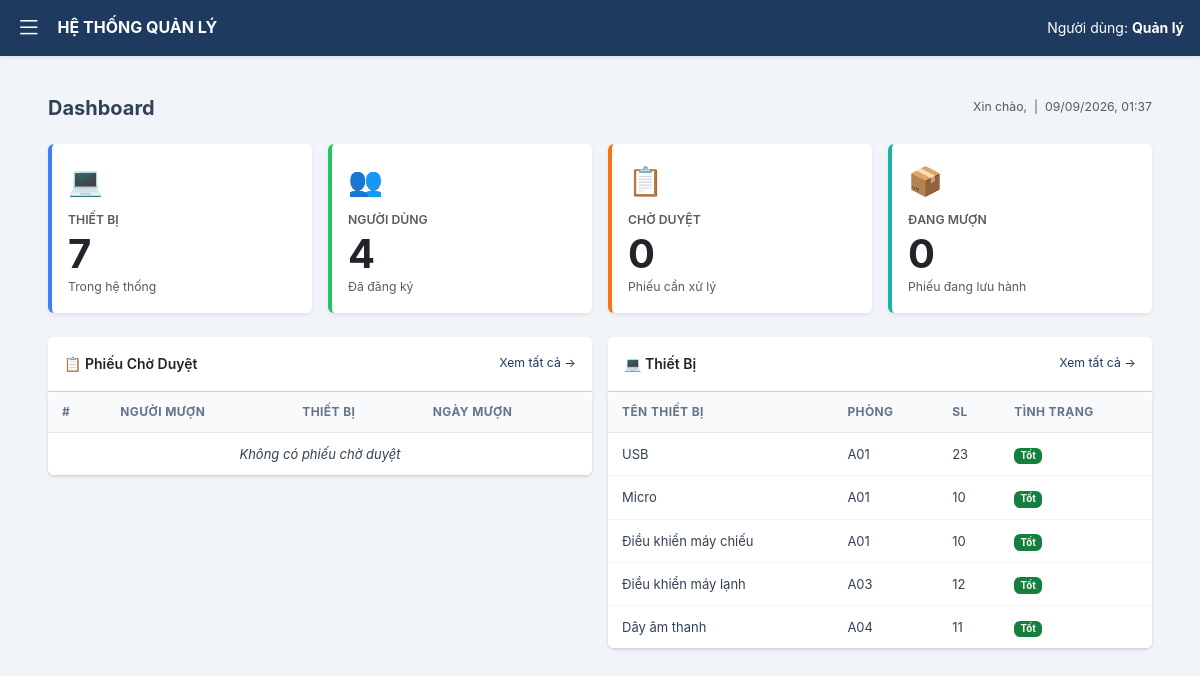
/admin.php (signed in), run on the app's committed database.
### tables this page shows
CREATE TABLE `thiet_bi` (
  `MaThietBi` varchar(20) NOT NULL,
  `MaPhong` varchar(20) NOT NULL,
  `TenThietBi` varchar(100) NOT NULL,
  `SoLuong` int(11) NOT NULL,
  `TinhTrang` varchar(50) NOT NULL
);

### dashboard.php (the view, shortened to what this page needs)
<?php
$hoTen = $_SESSION['fullname'] ?? $_SESSION['username'] ?? 'Admin';
$tongThietBi = $tongNguoiDung = $tongPhongLab = $choDuyet = $dangMuon = 0;
$r = @mysqli_query($conn, "SELECT COUNT(*) as t FROM thiet_bi");
if ($r) $tongThietBi = mysqli_fetch_assoc($r)['t'];
$r = @mysqli_query($conn, "SELECT COUNT(*) as t FROM nguoi_dung");
if ($r) $tongNguoiDung = mysqli_fetch_assoc($r)['t'];
$r = @mysqli_query($conn, "SELECT COUNT(*) as t FROM phieu_muon WHERE TrangThai = 'Chờ duyệt'");
if ($r) $choDuyet = mysqli_fetch_assoc($r)['t'];
$r = @mysqli_query($conn, "SELECT COUNT(*) as t FROM phieu_muon WHERE TrangThai = 'Duyệt mượn'");
if ($r) $dangMuon = mysqli_fetch_assoc($r)['t'];
$dsPhieu = [];
$dsThietBi = [];
$rTB = @mysqli_query($conn, "SELECT MaThietBi, TenThietBi, MaPhong, SoLuong, TinhTrang FROM thiet_bi LIMIT 5");
if ($rTB) while ($row = mysqli_fetch_assoc($rTB)) $dsThietBi[] = $row;
?>
<div class="container-fluid py-3 px-4">
    <div class="d-flex align-items-center justify-content-between mb-4">
        <h5 class="fw-bold mb-0">Dashboard</h5>
        <small class="text-muted">
            Xin chào, <strong><?= htmlspecialchars($hoTen) ?></strong>
            &nbsp;|&nbsp; <?= date('d/m/Y, H:i') ?>
        </small>
    </div>
    <div class="row g-3 mb-4">
        <div class="col-xl-3 col-md-6">
            <div class="card card-blue border-0 shadow-sm h-100">
                <div class="card-body">
                    <div class="fs-3 mb-2">💻</div>
                    <div class="text-muted small fw-semibold text-uppercase mb-1">Thiết Bị</div>
                    <div class="fs-1 fw-bold lh-1 mb-1"><?= $tongThietBi ?></div>
                    <div class="text-muted small">Trong hệ thống</div>
                </div>
            </div>
        </div>
        <div class="col-xl-3 col-md-6">
            <div class="card card-green border-0 shadow-sm h-100">
                <div class="card-body">
                    <div class="fs-3 mb-2">👥</div>
                    <div class="text-muted small fw-semibold text-uppercase mb-1">Người Dùng</div>
                    <div class="fs-1 fw-bold lh-1 mb-1"><?= $tongNguoiDung ?></div>
                    <div class="text-muted small">Đã đăng ký</div>
                </div>
            </div>
        </div>
        <div class="col-xl-3 col-md-6">
            <div class="card card-orange border-0 shadow-sm h-100">
                <div class="card-body">
                    <div class="fs-3 mb-2">📋</div>
                    <div class="text-muted small fw-semibold text-uppercase mb-1">Chờ Duyệt</div>
                    <div class="fs-1 fw-bold lh-1 mb-1"><?= $choDuyet ?></div>
                    <div class="text-muted small">Phiếu cần xử lý</div>
                </div>
            </div>
        </div>
        <div class="col-xl-3 col-md-6">
            <div class="card card-teal border-0 shadow-sm h-100">
                <div class="card-body">
                    <div class="fs-3 mb-2">📦</div>
                    <div class="text-muted small fw-semibold text-uppercase mb-1">Đang Mượn</div>
                    <div class="fs-1 fw-bold lh-1 mb-1"><?= $dangMuon ?></div>
                    <div class="text-muted small">Phiếu đang lưu hành</div>
                </div>
            </div>
        </div>
    </div>
    <div class="row g-3">
        <div class="col-lg-6">
            <div class="card border-0 shadow-sm">
                <div class="card-header bg-white d-flex justify-content-between align-items-center py-3">
                    <span class="fw-semibold">📋 Phiếu Chờ Duyệt</span>
                    <a href="admin.php?tab=choduyet" class="small text-primary text-decoration-none">Xem tất cả →</a>
                </div>
                <div class="card-body p-0">
                    <table class="table table-hover table-sm mb-0">
                        <thead class="table-light">
                            <tr>
                                <th class="ps-3">#</th>
                                <th>Người mượn</th>
                                <th>Thiết bị</th>
                                <th>Ngày mượn</th>
                            </tr>
                        </thead>
                        <tbody>
                            <?php if (empty($dsPhieu)): ?>
                                <tr><td colspan="4" class="text-center text-muted py-4 fst-italic">Không có phiếu chờ duyệt</td></tr>
                            <?php endif; ?>
                        </tbody>
                    </table>
                </div>
            </div>
        </div>
        <div class="col-lg-6">
            <div class="card border-0 shadow-sm">
                <div class="card-header bg-white d-flex justify-content-between align-items-center py-3">
                    <span class="fw-semibold">💻 Thiết Bị</span>
                    <a href="admin.php?tab=thietbi" class="small text-primary text-decoration-none">Xem tất cả →</a>
                </div>
                <div class="card-body p-0">
                    <table class="table table-hover table-sm mb-0">
                        <thead class="table-light">
                            <tr>
                                <th class="ps-3">Tên thiết bị</th>
                                <th>Phòng</th>
                                <th>SL</th>
                                <th>Tình trạng</th>
                            </tr>
                        </thead>
                        <tbody>
                            <?php if (empty($dsThietBi)): ?>
                                <tr><td colspan="4" class="text-center text-muted py-4 fst-italic">Chưa có thiết bị nào</td></tr>
                            <?php else: ?>
                                <?php foreach ($dsThietBi as $tb): ?>
                                <tr>
                                    <td class="ps-3"><?= htmlspecialchars($tb['TenThietBi']) ?></td>
                                    <td><?= htmlspecialchars($tb['MaPhong']) ?></td>
                                    <td><?= $tb['SoLuong'] ?></td>
                                    <td>
                                        <?php
                                            $tt  = $tb['TinhTrang'] ?? '';
                                            $cls = 'bg-success';
                                        ?>
                                        <span class="badge <?= $cls ?>"><?= htmlspecialchars($tt) ?></span>
                                    </td>
                                </tr>
                                <?php endforeach; ?>
                            <?php endif; ?>
                        </tbody>
                    </table>
                </div>
            </div>
        </div>
    </div>
</div>

### admin.css (style rules this page uses)
:root { --navy: #1e3a5f; --navy-dark: #152b47; --bg: #f0f2f5; --line: #e2e8f0; --text: #334155; --muted: #64748b; --green: #15803d; --green-bg: #dcfce7; --red: #b91c1c; --red-bg: #fee2e2; --amber: #b45309; --amber-bg: #fef3c7; --slate-50: #f8fafc; --slate-100: #f1f5f9; --slate-200: #e2e8f0; --slate-300: #cbd5e1; --slate-400: #94a3b8; --slate-500: #64748b; --slate-600: #475569; --slate-700: #334155; --slate-800: #1e293b; --blue-50: #eff6ff; --blue-100: #dbeafe; --blue-500: #3b82f6; --blue-700: #1d4ed8; --green-100: #dcfce7; --green-700: #15803d; --amber-100: #fef3c7; --amber-700: #b45309; --red-100: #fee2e2; --red-700: #b91c1c; --radius: 6px; --shadow-sm: 0 1px 3px rgba(0,0,0,.07), 0 1px 2px rgba(0,0,0,.04); --bs-primary: #1e3a5f; --bs-primary-rgb: 30,58,95; }
.text-primary { color: var(--navy) !important; }
.badge.bg-success { background-color: var(--green) !important; }
body { background: var(--bg); font-family: 'Segoe UI', system-ui, -apple-system, sans-serif; color: var(--text); }
.admin-content table, .data-table { width: 100%; border-collapse: collapse; background: #fff; }
.admin-content table thead th, .data-table thead th { background: var(--slate-50) !important; color: var(--muted) !important; font-size: 12px !important; font-weight: 700 !important; text-transform: uppercase; letter-spacing: .4px; padding: 11px 14px !important; border-bottom: 1px solid var(--line) !important; border-top: none !important; text-align: left !important; white-space: nowrap; vertical-align: middle !important; }
.admin-content table tbody td, .data-table tbody td { padding: 11px 14px !important; font-size: 13px !important; color: var(--text) !important; border-bottom: 1px solid var(--slate-100) !important; border-top: none !important; vertical-align: middle !important; }
.admin-content table tbody tr:last-child td { border-bottom: none !important; }
.card-blue { border-left: 4px solid #3b82f6 !important; }
.card-green { border-left: 4px solid #22c55e !important; }
.card-orange { border-left: 4px solid #f97316 !important; }
.card-teal { border-left: 4px solid #14b8a6 !important; }

### style.css (style rules this page uses)
:root { --navy-900: #0a1f3d; --navy-800: #1a3c6e; --navy-700: #1e4d91; --blue-500: #3b82f6; --blue-100: #dbeafe; --blue-50: #eff6ff; --slate-900: #0f172a; --slate-700: #334155; --slate-500: #64748b; --slate-400: #94a3b8; --slate-300: #cbd5e1; --slate-200: #e2e8f0; --slate-100: #f1f5f9; --slate-50: #f8fafc; --green-700: #15803d; --green-100: #dcfce7; --amber-700: #b45309; --amber-100: #fef3c7; --red-700: #b91c1c; --red-100: #fee2e2; --violet-700:#6d28d9; --violet-100:#ede9fe; --shadow-sm: 0 1px 3px rgba(15,23,42,.08), 0 1px 2px rgba(15,23,42,.04); --shadow-md: 0 4px 8px rgba(15,23,42,.08), 0 2px 4px rgba(15,23,42,.04); --radius: 6px; }
*, *::before, *::after { margin: 0; padding: 0; box-sizing: border-box; }
body { font-family: 'Inter', system-ui, -apple-system, 'Segoe UI', sans-serif; background: var(--slate-100); color: var(--slate-700); min-height: 100vh; font-size: 14px; line-height: 1.55; -webkit-font-smoothing: antialiased; }
table { width: 100%; border-collapse: collapse; background: #fff; border-radius: var(--radius); box-shadow: var(--shadow-sm); overflow: hidden; }
table thead th { background: var(--slate-50); padding: 11px 16px; text-align: left; font-size: 12px; font-weight: 700; color: var(--slate-500); border-bottom: 1px solid var(--slate-200); white-space: nowrap; }
table tbody td { padding: 12px 16px; font-size: 13.5px; color: var(--slate-700); border-bottom: 1px solid var(--slate-100); vertical-align: middle; }
table tbody tr:last-child td { border-bottom: none; }

### data on the page
thiet_bi: TenThietBi "USB", MaPhong "A01", SoLuong "23", TinhTrang "Tốt"
thiet_bi: TenThietBi "Micro", MaPhong "A01", SoLuong "10", TinhTrang "Tốt"
thiet_bi: TenThietBi "Điều khiển máy chiếu", MaPhong "A01", SoLuong "10", TinhTrang "Tốt"
thiet_bi: TenThietBi "Điều khiển máy lạnh", MaPhong "A03", SoLuong "12", TinhTrang "Tốt"
thiet_bi: TenThietBi "Dây âm thanh", MaPhong "A04", SoLuong "11", TinhTrang "Tốt"

### other printed values
$tongThietBi "7"
$tongNguoiDung "4"
$choDuyet "0"
$dangMuon "0"
